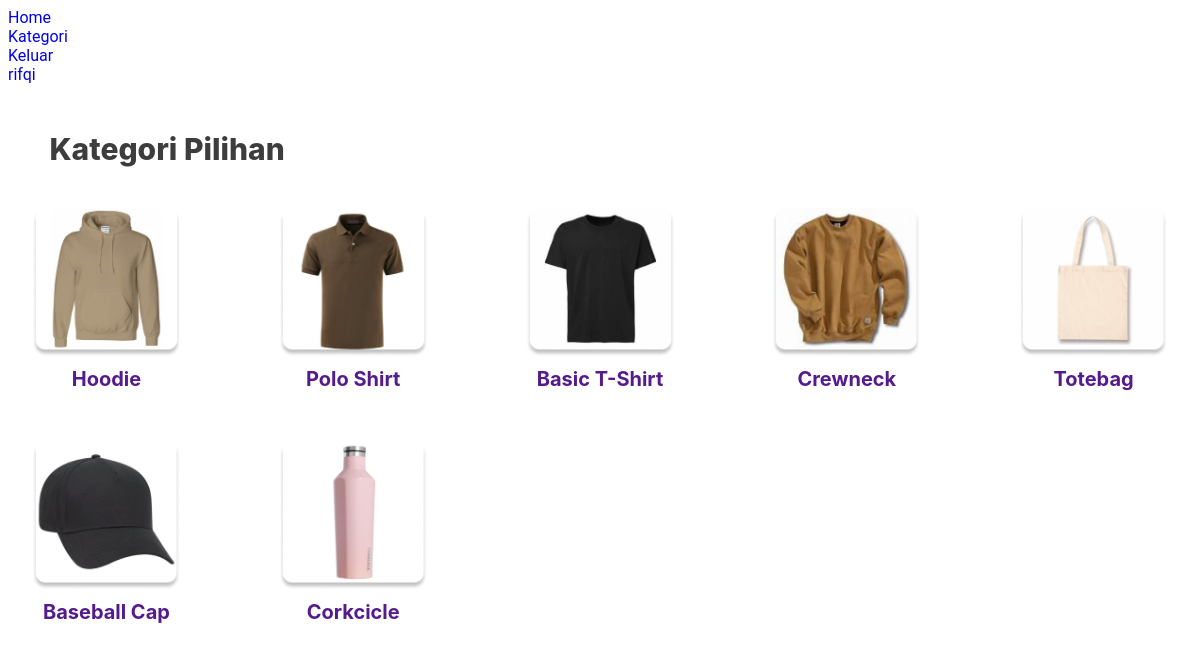
The app's page / (signed in) with its own data.
### merchandise_web/models.py (models this page shows, shortened)
class Categorie(models.Model):
    name = models.CharField(max_length=200, help_text='Enter a category (e.g. T-Shirt, Hoodie, etc.)')
    image = models.ImageField(upload_to='images/', null=True, blank=True)

### merchandise_web/views.py (the view)
# urls.py: path('', views.index, name='homepage'),
def index(request):
    products = Product.objects.all()
    categories = Categorie.objects.all()
    context = {
        'product': products,
        "categorie": categories,
    }
    return render(request, 'homepage.html', context)

### Templates/homepage.html (shortened to what this page needs)
{% extends 'base.html' %}
{% block content%}
{% load static %}
<link rel="stylesheet" href="{% static '/homepage.css' %}">
{% include 'navbar.html' %}
<div class="container" href="">
  <h1>Kategori Pilihan</h1>
  <div class="categories">
        {% for c in categorie %}
        <div class="categorie">
            <img src="{{c.image.url}}" alt="" class="categorie_img">
            <a href="" class="categorie_name" > {{c.name}}</a>
        </div>
        {% endfor %}
  </div>
</div>
{% endblock content%}

### Templates/navbar.html (shortened to what this page needs)
{% load static %}
<link rel="stylesheet" href="{% static '/navbar.css' %}">
<nav>
    <ul>
        <li><a href="{% url 'homepage' %}">Home</a></li>
        <li><a href="{% url 'product_category' %}">Kategori</a></li>
        {% if request.user.is_authenticated %}
        <li><a href="{% url 'logout' %}">Keluar</a></li>
        <li class="userr"><a href="{% url 'profil' %}">{{ user }} </a></li>
        {% endif %}
    </ul>
</nav>

### merchandise_web/static/base.css (style rules this page uses)
* { padding: 0; box-sizing: border-box; }
body { font-family: 'Roboto', sans-serif; background-color: #FFFFFF; }
h1 { color: #54007B; }
a { text-decoration: none; }

### merchandise_web/static/homepage.css (style rules this page uses)
.userr { color: red; }
.container { padding-top:20px ; padding-bottom: 50px; }
h1 { margin-left: 3.5%; font-family: 'Inter'; font-style: normal; font-weight: 800; font-size: 30px; line-height: 18px; color: #3D3D3E; }
.categories { display: grid; grid-template-columns: repeat(5, minmax(0, 1fr)); grid-template-rows: repeat(2, minmax(0, 1fr)); gap: 50px 90px; justify-items: center; width: 100%; padding: 30px 20px 0px 20px; }
.categorie { width: 200px; height: fit-content; }
.categorie_name { display: block; font-size: 20px; font-weight: 700; text-align: center; align-content: center; margin-top: 10px; text-decoration: none; font-family: 'Inter'; }
.categorie_img { display: block; width: 149px; height: 100%; object-fit: cover; margin: 0 auto; }

### merchandise_web/static/navbar.css (style rules this page uses)
* { padding: 0; box-sizing: border-box; }
body { font-family: 'Roboto', sans-serif; background-color: #FFFFFF; }

### records on screen
Categorie: image (picture), name "Hoodie"
Categorie: image (picture), name "Polo Shirt"
Categorie: image (picture), name "Basic T-Shirt"
Categorie: image (picture), name "Crewneck"
Categorie: image (picture), name "Totebag"
Categorie: image (picture), name "Baseball Cap"
Categorie: image (picture), name "Corkcicle"

### other values on screen
{{ user }} "rifqi"
